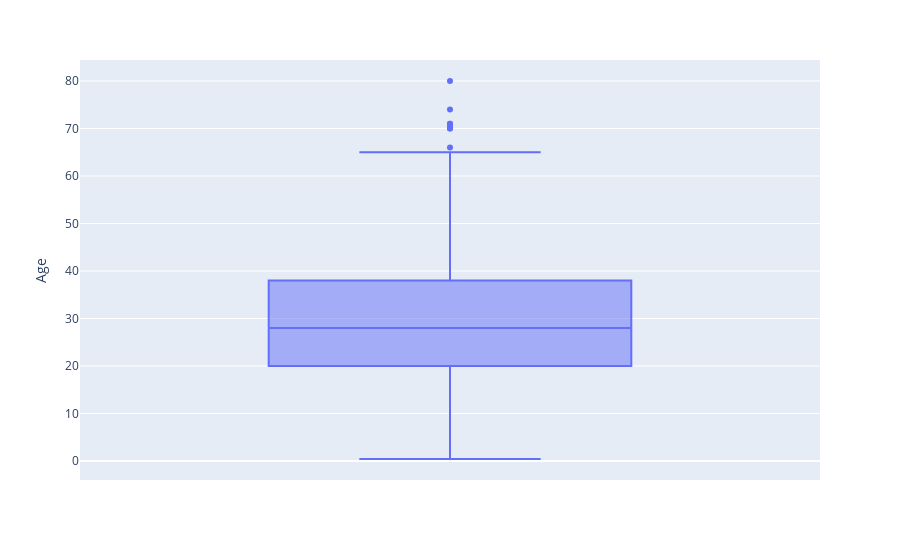

Source (notebook cell):
### Markdown cell above
### Unary Continious Analysis

### Code cell
fig = px.box(df, y="Age")
fig.show()

### Figure 1 — Plotly figure (JSON) as saved in the notebook; plotly's stock layout.template omitted (floating-point values rounded to 4 significant figures; data arrays with more than 128 entries replaced by an {"elided": "..."} marker saying what was removed)
{"data": [{"alignmentgroup": "True", "hovertemplate": "Age=%{y}<extra></extra>", "legendgroup": "", "marker": {"color": "#636efa"}, "name": "", "notched": false, "offsetgroup": "", "orientation": "v", "showlegend": false, "type": "box", "x0": " ", "xaxis": "x", "y": {"elided": "891 float values"}, "y0": " ", "yaxis": "y"}], "layout": {"boxmode": "group", "legend": {"tracegroupgap": 0}, "margin": {"t": 60}, "xaxis": {"anchor": "y", "domain": [0, 1]}, "yaxis": {"anchor": "x", "domain": [0, 1], "title": {"text": "Age"}}}}
